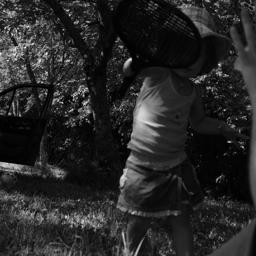
#> input picture Datasets/BOSSBase/stego/1267.png, 256 x 256 px; its folder holds only this picture in this run
$ python -i deepfakedetection.py   (imports and definitions only)
#> lines starting #> are read from the running program, lines starting #| are printed output that depends on the picture
#> further down, picture is the input picture: shape (256, 256, 3); min 0, max 255, mean 38.9
import cv2 as io
import glob
import os
import random
import scipy.signal as sp
import scipy.ndimage as ndi
import skimage
from skimage import color
from skimage.feature import CENSURE, blob_dog
from skimage.restoration import estimate_sigma
from skimage.util import img_as_float, random_noise

import TamperingFunctions as tf
import HelperFunctions as hp
import math
import numpy as np
import pandas as pd
import re


def extract_features(img):
    # gray_img = color.rgb2gray(img)
    gray_img = io.cvtColor(img, io.COLOR_BGR2GRAY)
    median_mat = io.medianBlur(gray_img, ksize=5)
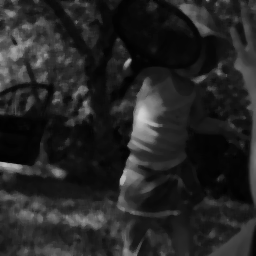
#> median_mat: shape (256, 256); min 1, max 209, mean 37

    # median_mat = tf.getMedianFilteredMatrix_win3x3(mat)
    # median_mat = cv2.medianBlur(mat, 3)
    gray_img = np.subtract(gray_img, median_mat)
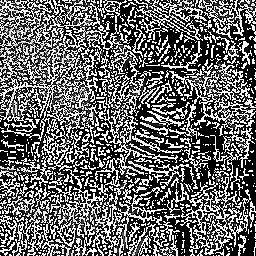
#> gray_img: shape (256, 256); min 0, max 255, mean 104.1
    # Variance Feature Extraction
    variance = np.var(gray_img)
#> variance = 13928.1
    # Entropy Feature Extraction
    entropy = skimage.measure.shannon_entropy(img)
#> entropy = 6.69
    # Wrapped Feature Extraction
    image_wrapped = np.angle(np.exp(1j * img))
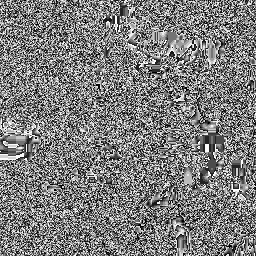
#> image_wrapped: shape (256, 256, 3) float64; min -3.13, max 3.09, mean -0.0609; drawn with min black and max white
    max_val = np.max(image_wrapped)
#> max_val = 3.09
    min_val = np.min(image_wrapped)
#> min_val = -3.13
    wrapped_range = max_val - min_val
#> wrapped_range = 6.22

    # Noise Feature Extraction
    astro = img_as_float(img)
    astro = astro[30:180, 150:300]
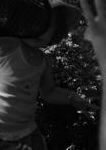
#> astro: shape (150, 106, 3) float64; min 0, max 0.898, mean 0.119
    sigma = 0.08

    if len(astro) != 0:
        noisy = random_noise(astro, var=sigma ** 2)
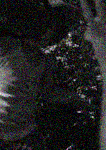
#> noisy: shape (150, 106, 3) float64; mean R, G, B 0.13, 0.128, 0.128
        sigma_est = np.mean(estimate_sigma(noisy))
#> sigma_est = 0.049
        detector = CENSURE()
        detector.detect(gray_img)
        keypoints_detector = len(detector.keypoints)
        # Blob Dog Feature Extraction
        blobs_dog = len(blob_dog(gray_img, max_sigma=1, threshold=.1))
#> blobs_dog = 2842
    else:
        sigma_est = 0
        keypoints_detector = 0
        blobs_dog = 0

    # Blur Feature Extraction
    print("TEST")
    blurred_images = [ndi.uniform_filter(img, size=k) for k in range(2, 32, 2)]
#> blurred_images = 15 items
    print("TEST 1")
    img_stack = np.stack(blurred_images)
    print("TEST 2")
    # [9 lines of commented-out code are left out]
    features = {
        'variance': variance,
        'entropy': entropy,
        'wrapped': wrapped_range,
        'noise': sigma_est,
        'blur': np.mean(img_stack),
        'keypoints': keypoints_detector,
        'blobs': blobs_dog
    }
#> features = {'variance': 13928.1, 'entropy': 6.69, 'wrapped': 6.22, 'noise': 0.049, 'blur': 37.99, 'keypoints': 900, 'blobs': 2842}
    return features


def get_images_and_labels(folder, label):
    variance = []
    entropy = []
    wrapped = []
    noise = []
    blur = []
    keypoints = []
    blobs = []
    labels = []
    for filename in os.listdir(folder):
        if not filename.endswith(".jpg"):
            continue
        try:
            # print(subfolder_path)
            img = io.imread(os.path.join(folder, filename))
            features = extract_features(img)
            variance.append(features['variance'])
            entropy.append(features['entropy'])
            wrapped.append(features['wrapped'])
            noise.append(features['noise'])
            blur.append(features['blur'])
            keypoints.append(features['keypoints'])
            blobs.append(features['blobs'])
            labels.append(label)
        except Exception as e:
            print("Skipping file", filename)
            print("Error:", e)
    return variance, entropy, wrapped, noise, blur, keypoints, blobs, labels

# fake_variance, fake_entropy, fake_wrapped, fake_noise, fake_blur, fake_keypoints, fake_blobs, fake_labels = get_images_and_labels(
#     r"C:\Users\ASUS\PycharmProjects\Forgery-Localization-in-Images\FaceParts\Fake\RightEye", "fake")
# real_variance, real_entropy, real_wrapped, real_noise, real_blur, real_keypoints, real_blobs, real_labels = get_images_and_labels(
#     r"C:\Users\ASUS\PycharmProjects\Forgery-Localization-in-Images\FaceParts\Real\RightEye", "real")
# # # Creating data frame
# all_data = pd.DataFrame({
#     "Variance": fake_variance + real_variance,
#     "Entropy": fake_entropy + real_entropy,
#     "Wrapped": fake_wrapped + real_wrapped,
#     "Noise": fake_noise + real_noise,
#     "Blur": fake_blur + real_blur,
#     "Keypoints": fake_keypoints + real_keypoints,
#     "Blobs": fake_blobs + real_blobs,
#     "Label": fake_labels + real_labels
# })
# # Save the data to a csv file
# all_data.to_csv("all_data_features_RightEye_MFR.csv")
# print(all_data.head())

>>> import cv2
>>> picture = cv2.cvtColor(cv2.imread('../Datasets/BOSSBase/stego/1267.png'), cv2.COLOR_BGR2RGB)
>>> result = extract_features(picture)
#> result has the same summary as features in extract_features

$ run again, on Datasets/BOSSBase/stego/1271.png
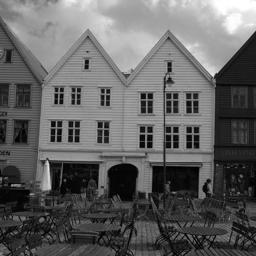
#> input picture Datasets/BOSSBase/stego/1271.png, 256 x 256 px
#> picture is the input picture: shape (256, 256, 3); min 0, max 255, mean 97
#> variance = 13964.1
#> entropy = 7.67
#> in extract_features, `image_wrapped = np.angle(np.exp(1j * img))`:
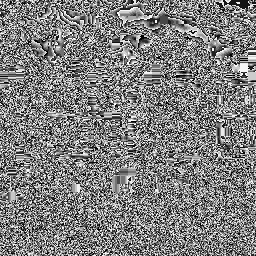
#> image_wrapped: shape (256, 256, 3) float64; min -3.13, max 3.09, mean -0.0188; drawn with min black and max white
#> max_val = 3.09
#> min_val = -3.13
#> wrapped_range = 6.22
#> in extract_features, `noisy = random_noise(astro, var=sigma ** 2)`:
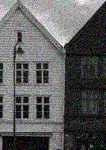
#> noisy: shape (150, 106, 3) float64; mean R, G, B 0.366, 0.366, 0.366
#> sigma_est = 0.0531
#> blobs_dog = 2770
#> blurred_images = 15 items
#> features = {'variance': 13964.1, 'entropy': 7.67, 'wrapped': 6.22, 'noise': 0.0531, 'blur': 96.39, 'keypoints': 1036, 'blobs': 2770}
#> result has the same summary as features in extract_features

$ run again, on Datasets/BOSSBase/stego/1287.png
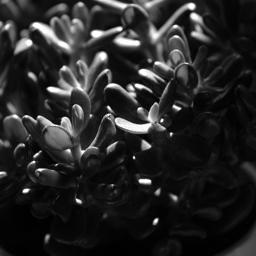
#> input picture Datasets/BOSSBase/stego/1287.png, 256 x 256 px
#> picture is the input picture: shape (256, 256, 3); min 0, max 255, mean 37.9
#> variance = 13029.5
#> entropy = 6.48
#> in extract_features, `image_wrapped = np.angle(np.exp(1j * img))`:
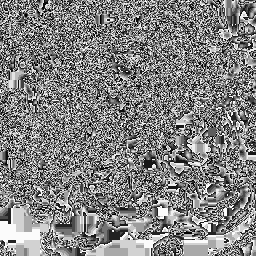
#> image_wrapped: shape (256, 256, 3) float64; min -3.13, max 3.09, mean 0.0493; drawn with min black and max white
#> max_val = 3.09
#> min_val = -3.13
#> wrapped_range = 6.22
#> in extract_features, `noisy = random_noise(astro, var=sigma ** 2)`:
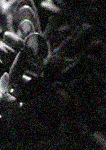
#> noisy: shape (150, 106, 3) float64; mean R, G, B 0.13, 0.13, 0.131
#> sigma_est = 0.0461
#> blobs_dog = 2344
#> blurred_images = 15 items
#> features = {'variance': 13029.5, 'entropy': 6.48, 'wrapped': 6.22, 'noise': 0.0461, 'blur': 37.11, 'keypoints': 1056, 'blobs': 2344}
#> result has the same summary as features in extract_features

$ run again, on Datasets/BOSSBase/stego/1403.png
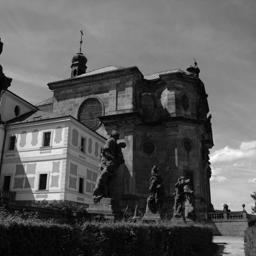
#> input picture Datasets/BOSSBase/stego/1403.png, 256 x 256 px
#> picture is the input picture: shape (256, 256, 3); min 0, max 253, mean 91.5
#> variance = 13627.8
#> entropy = 7.37
#> in extract_features, `image_wrapped = np.angle(np.exp(1j * img))`:
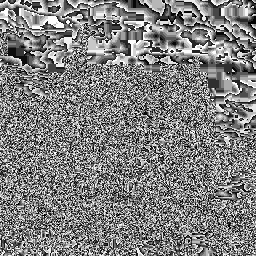
#> image_wrapped: shape (256, 256, 3) float64; min -3.13, max 3.09, mean -0.00387; drawn with min black and max white
#> max_val = 3.09
#> min_val = -3.13
#> wrapped_range = 6.22
#> in extract_features, `noisy = random_noise(astro, var=sigma ** 2)`:
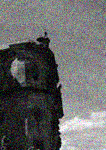
#> noisy: shape (150, 106, 3) float64; mean R, G, B 0.401, 0.402, 0.402
#> sigma_est = 0.0539
#> blobs_dog = 2695
#> blurred_images = 15 items
#> features = {'variance': 13627.8, 'entropy': 7.37, 'wrapped': 6.22, 'noise': 0.0539, 'blur': 90.66, 'keypoints': 1109, 'blobs': 2695}
#> result has the same summary as features in extract_features
